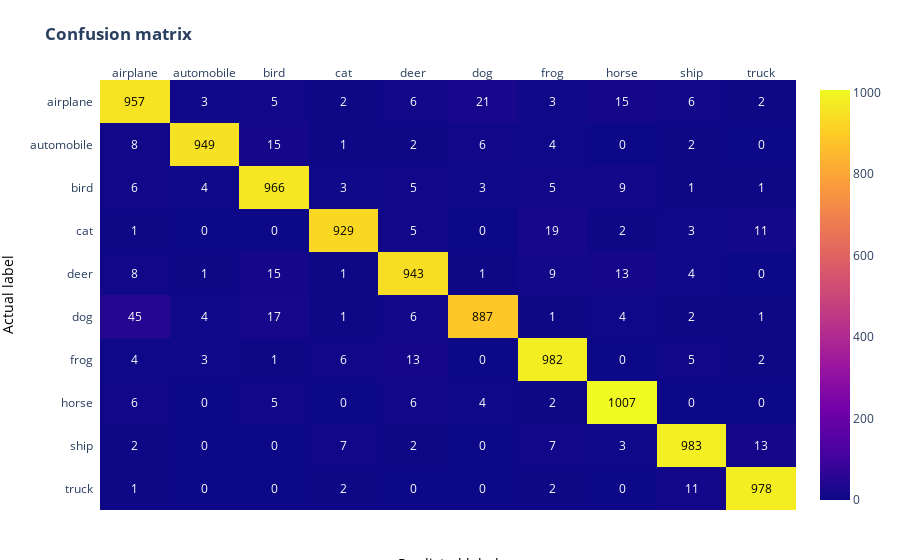

Write notebook code for a chart like this one.
### Markdown cell above
### Evaluate ResNet

### Code cell
model_resnet = resnet34()

results_resnet, acc_resnet, auc_resnet = evaluate(model=model_resnet,
        checkpoint_path='./best_epoch_98_0.9131.pth',
        val_dataset=val_dataset,
        batch_size=32
)

print("ResNet:")
print(f"Accuracy: {acc_resnet:.4f}")
print(f"AUC: {auc_resnet:.4f}")
print(results_resnet)

### Figure 1 — Plotly figure (JSON) as saved in the notebook; plotly's stock layout.template omitted (floating-point values rounded to 4 significant figures)
{"data": [{"colorscale": [[0, "#0d0887"], [0.1111, "#46039f"], [0.2222, "#7201a8"], [0.3333, "#9c179e"], [0.4444, "#bd3786"], [0.5556, "#d8576b"], [0.6667, "#ed7953"], [0.7778, "#fb9f3a"], [0.8889, "#fdca26"], [1, "#f0f921"]], "reversescale": false, "showscale": true, "type": "heatmap", "x": ["airplane", "automobile", "bird", "cat", "deer", "dog", "frog", "horse", "ship", "truck"], "y": ["airplane", "automobile", "bird", "cat", "deer", "dog", "frog", "horse", "ship", "truck"], "z": [[957, 3, 5, 2, 6, 21, 3, 15, 6, 2], [8, 949, 15, 1, 2, 6, 4, 0, 2, 0], [6, 4, 966, 3, 5, 3, 5, 9, 1, 1], [1, 0, 0, 929, 5, 0, 19, 2, 3, 11], [8, 1, 15, 1, 943, 1, 9, 13, 4, 0], [45, 4, 17, 1, 6, 887, 1, 4, 2, 1], [4, 3, 1, 6, 13, 0, 982, 0, 5, 2], [6, 0, 5, 0, 6, 4, 2, 1007, 0, 0], [2, 0, 0, 7, 2, 0, 7, 3, 983, 13], [1, 0, 0, 2, 0, 0, 2, 0, 11, 978]]}], "layout": {"annotations": [{"font": {"color": "#000000"}, "showarrow": false, "text": "957", "x": "airplane", "xref": "x", "y": "airplane", "yref": "y"}, {"font": {"color": "#FFFFFF"}, "showarrow": false, "text": "3", "x": "automobile", "xref": "x", "y": "airplane", "yref": "y"}, {"font": {"color": "#FFFFFF"}, "showarrow": false, "text": "5", "x": "bird", "xref": "x", "y": "airplane", "yref": "y"}, {"font": {"color": "#FFFFFF"}, "showarrow": false, "text": "2", "x": "cat", "xref": "x", "y": "airplane", "yref": "y"}, {"font": {"color": "#FFFFFF"}, "showarrow": false, "text": "6", "x": "deer", "xref": "x", "y": "airplane", "yref": "y"}, {"font": {"color": "#FFFFFF"}, "showarrow": false, "text": "21", "x": "dog", "xref": "x", "y": "airplane", "yref": "y"}, {"font": {"color": "#FFFFFF"}, "showarrow": false, "text": "3", "x": "frog", "xref": "x", "y": "airplane", "yref": "y"}, {"font": {"color": "#FFFFFF"}, "showarrow": false, "text": "15", "x": "horse", "xref": "x", "y": "airplane", "yref": "y"}, {"font": {"color": "#FFFFFF"}, "showarrow": false, "text": "6", "x": "ship", "xref": "x", "y": "airplane", "yref": "y"}, {"font": {"color": "#FFFFFF"}, "showarrow": false, "text": "2", "x": "truck", "xref": "x", "y": "airplane", "yref": "y"}, {"font": {"color": "#FFFFFF"}, "showarrow": false, "text": "8", "x": "airplane", "xref": "x", "y": "automobile", "yref": "y"}, {"font": {"color": "#000000"}, "showarrow": false, "text": "949", "x": "automobile", "xref": "x", "y": "automobile", "yref": "y"}, {"font": {"color": "#FFFFFF"}, "showarrow": false, "text": "15", "x": "bird", "xref": "x", "y": "automobile", "yref": "y"}, {"font": {"color": "#FFFFFF"}, "showarrow": false, "text": "1", "x": "cat", "xref": "x", "y": "automobile", "yref": "y"}, {"font": {"color": "#FFFFFF"}, "showarrow": false, "text": "2", "x": "deer", "xref": "x", "y": "automobile", "yref": "y"}, {"font": {"color": "#FFFFFF"}, "showarrow": false, "text": "6", "x": "dog", "xref": "x", "y": "automobile", "yref": "y"}, {"font": {"color": "#FFFFFF"}, "showarrow": false, "text": "4", "x": "frog", "xref": "x", "y": "automobile", "yref": "y"}, {"font": {"color": "#FFFFFF"}, "showarrow": false, "text": "0", "x": "horse", "xref": "x", "y": "automobile", "yref": "y"}, {"font": {"color": "#FFFFFF"}, "showarrow": false, "text": "2", "x": "ship", "xref": "x", "y": "automobile", "yref": "y"}, {"font": {"color": "#FFFFFF"}, "showarrow": false, "text": "0", "x": "truck", "xref": "x", "y": "automobile", "yref": "y"}, {"font": {"color": "#FFFFFF"}, "showarrow": false, "text": "6", "x": "airplane", "xref": "x", "y": "bird", "yref": "y"}, {"font": {"color": "#FFFFFF"}, "showarrow": false, "text": "4", "x": "automobile", "xref": "x", "y": "bird", "yref": "y"}, {"font": {"color": "#000000"}, "showarrow": false, "text": "966", "x": "bird", "xref": "x", "y": "bird", "yref": "y"}, {"font": {"color": "#FFFFFF"}, "showarrow": false, "text": "3", "x": "cat", "xref": "x", "y": "bird", "yref": "y"}, {"font": {"color": "#FFFFFF"}, "showarrow": false, "text": "5", "x": "deer", "xref": "x", "y": "bird", "yref": "y"}, {"font": {"color": "#FFFFFF"}, "showarrow": false, "text": "3", "x": "dog", "xref": "x", "y": "bird", "yref": "y"}, {"font": {"color": "#FFFFFF"}, "showarrow": false, "text": "5", "x": "frog", "xref": "x", "y": "bird", "yref": "y"}, {"font": {"color": "#FFFFFF"}, "showarrow": false, "text": "9", "x": "horse", "xref": "x", "y": "bird", "yref": "y"}, {"font": {"color": "#FFFFFF"}, "showarrow": false, "text": "1", "x": "ship", "xref": "x", "y": "bird", "yref": "y"}, {"font": {"color": "#FFFFFF"}, "showarrow": false, "text": "1", "x": "truck", "xref": "x", "y": "bird", "yref": "y"}, {"font": {"color": "#FFFFFF"}, "showarrow": false, "text": "1", "x": "airplane", "xref": "x", "y": "cat", "yref": "y"}, {"font": {"color": "#FFFFFF"}, "showarrow": false, "text": "0", "x": "automobile", "xref": "x", "y": "cat", "yref": "y"}, {"font": {"color": "#FFFFFF"}, "showarrow": false, "text": "0", "x": "bird", "xref": "x", "y": "cat", "yref": "y"}, {"font": {"color": "#000000"}, "showarrow": false, "text": "929", "x": "cat", "xref": "x", "y": "cat", "yref": "y"}, {"font": {"color": "#FFFFFF"}, "showarrow": false, "text": "5", "x": "deer", "xref": "x", "y": "cat", "yref": "y"}, {"font": {"color": "#FFFFFF"}, "showarrow": false, "text": "0", "x": "dog", "xref": "x", "y": "cat", "yref": "y"}, {"font": {"color": "#FFFFFF"}, "showarrow": false, "text": "19", "x": "frog", "xref": "x", "y": "cat", "yref": "y"}, {"font": {"color": "#FFFFFF"}, "showarrow": false, "text": "2", "x": "horse", "xref": "x", "y": "cat", "yref": "y"}, {"font": {"color": "#FFFFFF"}, "showarrow": false, "text": "3", "x": "ship", "xref": "x", "y": "cat", "yref": "y"}, {"font": {"color": "#FFFFFF"}, "showarrow": false, "text": "11", "x": "truck", "xref": "x", "y": "cat", "yref": "y"}, {"font": {"color": "#FFFFFF"}, "showarrow": false, "text": "8", "x": "airplane", "xref": "x", "y": "deer", "yref": "y"}, {"font": {"color": "#FFFFFF"}, "showarrow": false, "text": "1", "x": "automobile", "xref": "x", "y": "deer", "yref": "y"}, {"font": {"color": "#FFFFFF"}, "showarrow": false, "text": "15", "x": "bird", "xref": "x", "y": "deer", "yref": "y"}, {"font": {"color": "#FFFFFF"}, "showarrow": false, "text": "1", "x": "cat", "xref": "x", "y": "deer", "yref": "y"}, {"font": {"color": "#000000"}, "showarrow": false, "text": "943", "x": "deer", "xref": "x", "y": "deer", "yref": "y"}, {"font": {"color": "#FFFFFF"}, "showarrow": false, "text": "1", "x": "dog", "xref": "x", "y": "deer", "yref": "y"}, {"font": {"color": "#FFFFFF"}, "showarrow": false, "text": "9", "x": "frog", "xref": "x", "y": "deer", "yref": "y"}, {"font": {"color": "#FFFFFF"}, "showarrow": false, "text": "13", "x": "horse", "xref": "x", "y": "deer", "yref": "y"}, {"font": {"color": "#FFFFFF"}, "showarrow": false, "text": "4", "x": "ship", "xref": "x", "y": "deer", "yref": "y"}, {"font": {"color": "#FFFFFF"}, "showarrow": false, "text": "0", "x": "truck", "xref": "x", "y": "deer", "yref": "y"}, {"font": {"color": "#FFFFFF"}, "showarrow": false, "text": "45", "x": "airplane", "xref": "x", "y": "dog", "yref": "y"}, {"font": {"color": "#FFFFFF"}, "showarrow": false, "text": "4", "x": "automobile", "xref": "x", "y": "dog", "yref": "y"}, {"font": {"color": "#FFFFFF"}, "showarrow": false, "text": "17", "x": "bird", "xref": "x", "y": "dog", "yref": "y"}, {"font": {"color": "#FFFFFF"}, "showarrow": false, "text": "1", "x": "cat", "xref": "x", "y": "dog", "yref": "y"}, {"font": {"color": "#FFFFFF"}, "showarrow": false, "text": "6", "x": "deer", "xref": "x", "y": "dog", "yref": "y"}, {"font": {"color": "#000000"}, "showarrow": false, "text": "887", "x": "dog", "xref": "x", "y": "dog", "yref": "y"}, {"font": {"color": "#FFFFFF"}, "showarrow": false, "text": "1", "x": "frog", "xref": "x", "y": "dog", "yref": "y"}, {"font": {"color": "#FFFFFF"}, "showarrow": false, "text": "4", "x": "horse", "xref": "x", "y": "dog", "yref": "y"}, {"font": {"color": "#FFFFFF"}, "showarrow": false, "text": "2", "x": "ship", "xref": "x", "y": "dog", "yref": "y"}, {"font": {"color": "#FFFFFF"}, "showarrow": false, "text": "1", "x": "truck", "xref": "x", "y": "dog", "yref": "y"}, {"font": {"color": "#FFFFFF"}, "showarrow": false, "text": "4", "x": "airplane", "xref": "x", "y": "frog", "yref": "y"}, {"font": {"color": "#FFFFFF"}, "showarrow": false, "text": "3", "x": "automobile", "xref": "x", "y": "frog", "yref": "y"}, {"font": {"color": "#FFFFFF"}, "showarrow": false, "text": "1", "x": "bird", "xref": "x", "y": "frog", "yref": "y"}, {"font": {"color": "#FFFFFF"}, "showarrow": false, "text": "6", "x": "cat", "xref": "x", "y": "frog", "yref": "y"}, {"font": {"color": "#FFFFFF"}, "showarrow": false, "text": "13", "x": "deer", "xref": "x", "y": "frog", "yref": "y"}, {"font": {"color": "#FFFFFF"}, "showarrow": false, "text": "0", "x": "dog", "xref": "x", "y": "frog", "yref": "y"}, {"font": {"color": "#000000"}, "showarrow": false, "text": "982", "x": "frog", "xref": "x", "y": "frog", "yref": "y"}, {"font": {"color": "#FFFFFF"}, "showarrow": false, "text": "0", "x": "horse", "xref": "x", "y": "frog", "yref": "y"}, {"font": {"color": "#FFFFFF"}, "showarrow": false, "text": "5", "x": "ship", "xref": "x", "y": "frog", "yref": "y"}, {"font": {"color": "#FFFFFF"}, "showarrow": false, "text": "2", "x": "truck", "xref": "x", "y": "frog", "yref": "y"}, {"font": {"color": "#FFFFFF"}, "showarrow": false, "text": "6", "x": "airplane", "xref": "x", "y": "horse", "yref": "y"}, {"font": {"color": "#FFFFFF"}, "showarrow": false, "text": "0", "x": "automobile", "xref": "x", "y": "horse", "yref": "y"}, {"font": {"color": "#FFFFFF"}, "showarrow": false, "text": "5", "x": "bird", "xref": "x", "y": "horse", "yref": "y"}, {"font": {"color": "#FFFFFF"}, "showarrow": false, "text": "0", "x": "cat", "xref": "x", "y": "horse", "yref": "y"}, {"font": {"color": "#FFFFFF"}, "showarrow": false, "text": "6", "x": "deer", "xref": "x", "y": "horse", "yref": "y"}, {"font": {"color": "#FFFFFF"}, "showarrow": false, "text": "4", "x": "dog", "xref": "x", "y": "horse", "yref": "y"}, {"font": {"color": "#FFFFFF"}, "showarrow": false, "text": "2", "x": "frog", "xref": "x", "y": "horse", "yref": "y"}, {"font": {"color": "#000000"}, "showarrow": false, "text": "1007", "x": "horse", "xref": "x", "y": "horse", "yref": "y"}, {"font": {"color": "#FFFFFF"}, "showarrow": false, "text": "0", "x": "ship", "xref": "x", "y": "horse", "yref": "y"}, {"font": {"color": "#FFFFFF"}, "showarrow": false, "text": "0", "x": "truck", "xref": "x", "y": "horse", "yref": "y"}, {"font": {"color": "#FFFFFF"}, "showarrow": false, "text": "2", "x": "airplane", "xref": "x", "y": "ship", "yref": "y"}, {"font": {"color": "#FFFFFF"}, "showarrow": false, "text": "0", "x": "automobile", "xref": "x", "y": "ship", "yref": "y"}, {"font": {"color": "#FFFFFF"}, "showarrow": false, "text": "0", "x": "bird", "xref": "x", "y": "ship", "yref": "y"}, {"font": {"color": "#FFFFFF"}, "showarrow": false, "text": "7", "x": "cat", "xref": "x", "y": "ship", "yref": "y"}, {"font": {"color": "#FFFFFF"}, "showarrow": false, "text": "2", "x": "deer", "xref": "x", "y": "ship", "yref": "y"}, {"font": {"color": "#FFFFFF"}, "showarrow": false, "text": "0", "x": "dog", "xref": "x", "y": "ship", "yref": "y"}, {"font": {"color": "#FFFFFF"}, "showarrow": false, "text": "7", "x": "frog", "xref": "x", "y": "ship", "yref": "y"}, {"font": {"color": "#FFFFFF"}, "showarrow": false, "text": "3", "x": "horse", "xref": "x", "y": "ship", "yref": "y"}, {"font": {"color": "#000000"}, "showarrow": false, "text": "983", "x": "ship", "xref": "x", "y": "ship", "yref": "y"}, {"font": {"color": "#FFFFFF"}, "showarrow": false, "text": "13", "x": "truck", "xref": "x", "y": "ship", "yref": "y"}, {"font": {"color": "#FFFFFF"}, "showarrow": false, "text": "1", "x": "airplane", "xref": "x", "y": "truck", "yref": "y"}, {"font": {"color": "#FFFFFF"}, "showarrow": false, "text": "0", "x": "automobile", "xref": "x", "y": "truck", "yref": "y"}, {"font": {"color": "#FFFFFF"}, "showarrow": false, "text": "0", "x": "bird", "xref": "x", "y": "truck", "yref": "y"}, {"font": {"color": "#FFFFFF"}, "showarrow": false, "text": "2", "x": "cat", "xref": "x", "y": "truck", "yref": "y"}, {"font": {"color": "#FFFFFF"}, "showarrow": false, "text": "0", "x": "deer", "xref": "x", "y": "truck", "yref": "y"}, {"font": {"color": "#FFFFFF"}, "showarrow": false, "text": "0", "x": "dog", "xref": "x", "y": "truck", "yref": "y"}, {"font": {"color": "#FFFFFF"}, "showarrow": false, "text": "2", "x": "frog", "xref": "x", "y": "truck", "yref": "y"}, {"font": {"color": "#FFFFFF"}, "showarrow": false, "text": "0", "x": "horse", "xref": "x", "y": "truck", "yref": "y"}, {"font": {"color": "#FFFFFF"}, "showarrow": false, "text": "11", "x": "ship", "xref": "x", "y": "truck", "yref": "y"}, {"font": {"color": "#000000"}, "showarrow": false, "text": "978", "x": "truck", "xref": "x", "y": "truck", "yref": "y"}, {"font": {"color": "black", "size": 14}, "showarrow": false, "text": "Predicted label", "x": 0.5, "xref": "paper", "y": -0.15, "yref": "paper"}, {"font": {"color": "black", "size": 14}, "showarrow": false, "text": "Actual label", "textangle": -90, "x": -0.15, "xref": "paper", "y": 0.5, "yref": "paper"}], "margin": {"b": 50, "l": 100, "r": 20, "t": 80}, "title": {"text": "<b>Confusion matrix</b>"}, "xaxis": {"dtick": 1, "gridcolor": "rgb(0, 0, 0)", "side": "top", "ticks": ""}, "yaxis": {"categoryorder": "category descending", "dtick": 1, "ticks": "", "ticksuffix": "  "}}}
